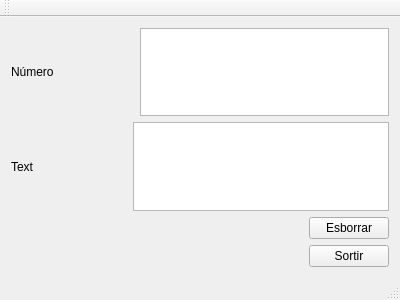
<?xml version="1.0" encoding="UTF-8"?>
<ui version="4.0">
 <class>MainWindow</class>
 <widget class="QMainWindow" name="MainWindow">
  <property name="geometry">
   <rect>
    <x>0</x>
    <y>0</y>
    <width>400</width>
    <height>300</height>
   </rect>
  </property>
  <property name="windowTitle">
   <string>MainWindow</string>
  </property>
  <widget class="QWidget" name="centralWidget">
   <layout class="QVBoxLayout" name="verticalLayout_3">
    <item>
     <layout class="QVBoxLayout" name="verticalLayout_2">
      <item>
       <layout class="QHBoxLayout" name="horizontalLayout">
        <item>
         <widget class="QLabel" name="label">
          <property name="text">
           <string>Número</string>
          </property>
         </widget>
        </item>
        <item>
         <spacer name="horizontalSpacer">
          <property name="orientation">
           <enum>Qt::Horizontal</enum>
          </property>
          <property name="sizeHint" stdset="0">
           <size>
            <width>88</width>
            <height>20</height>
           </size>
          </property>
         </spacer>
        </item>
        <item>
         <widget class="QPlainTextEdit" name="plainTextEdit">
          <property name="sizePolicy">
           <sizepolicy hsizetype="Fixed" vsizetype="Fixed">
            <horstretch>0</horstretch>
            <verstretch>0</verstretch>
           </sizepolicy>
          </property>
          <property name="minimumSize">
           <size>
            <width>150</width>
            <height>25</height>
           </size>
          </property>
          <property name="styleSheet">
           <string notr="true">color: blue</string>
          </property>
          <property name="inputMethodHints">
           <set>Qt::ImhFormattedNumbersOnly</set>
          </property>
          <property name="maximumBlockCount">
           <number>0</number>
          </property>
         </widget>
        </item>
       </layout>
      </item>
      <item>
       <spacer name="verticalSpacer_3">
        <property name="orientation">
         <enum>Qt::Vertical</enum>
        </property>
        <property name="sizeHint" stdset="0">
         <size>
          <width>20</width>
          <height>18</height>
         </size>
        </property>
       </spacer>
      </item>
      <item>
       <layout class="QHBoxLayout" name="horizontalLayout_2">
        <item>
         <widget class="QLabel" name="label_2">
          <property name="text">
           <string>Text</string>
          </property>
         </widget>
        </item>
        <item>
         <spacer name="horizontalSpacer_2">
          <property name="orientation">
           <enum>Qt::Horizontal</enum>
          </property>
          <property name="sizeHint" stdset="0">
           <size>
            <width>80</width>
            <height>20</height>
           </size>
          </property>
         </spacer>
        </item>
        <item>
         <widget class="QPlainTextEdit" name="plainTextEdit_2">
          <property name="sizePolicy">
           <sizepolicy hsizetype="Fixed" vsizetype="Fixed">
            <horstretch>0</horstretch>
            <verstretch>0</verstretch>
           </sizepolicy>
          </property>
          <property name="minimumSize">
           <size>
            <width>125</width>
            <height>25</height>
           </size>
          </property>
          <property name="styleSheet">
           <string notr="true">color: red</string>
          </property>
         </widget>
        </item>
       </layout>
      </item>
     </layout>
    </item>
    <item>
     <spacer name="verticalSpacer_2">
      <property name="orientation">
       <enum>Qt::Vertical</enum>
      </property>
      <property name="sizeHint" stdset="0">
       <size>
        <width>20</width>
        <height>40</height>
       </size>
      </property>
     </spacer>
    </item>
    <item>
     <layout class="QHBoxLayout" name="horizontalLayout_3">
      <item>
       <spacer name="horizontalSpacer_3">
        <property name="orientation">
         <enum>Qt::Horizontal</enum>
        </property>
        <property name="sizeHint" stdset="0">
         <size>
          <width>218</width>
          <height>20</height>
         </size>
        </property>
       </spacer>
      </item>
      <item>
       <layout class="QVBoxLayout" name="verticalLayout">
        <item>
         <widget class="QPushButton" name="pushButton_2">
          <property name="text">
           <string>Esborrar</string>
          </property>
         </widget>
        </item>
        <item>
         <spacer name="verticalSpacer">
          <property name="orientation">
           <enum>Qt::Vertical</enum>
          </property>
          <property name="sizeHint" stdset="0">
           <size>
            <width>20</width>
            <height>13</height>
           </size>
          </property>
         </spacer>
        </item>
        <item>
         <widget class="QPushButton" name="pushButton">
          <property name="text">
           <string>Sortir</string>
          </property>
         </widget>
        </item>
       </layout>
      </item>
     </layout>
    </item>
   </layout>
  </widget>
  <widget class="QMenuBar" name="menuBar">
   <property name="geometry">
    <rect>
     <x>0</x>
     <y>0</y>
     <width>400</width>
     <height>22</height>
    </rect>
   </property>
  </widget>
  <widget class="QToolBar" name="mainToolBar">
   <attribute name="toolBarArea">
    <enum>TopToolBarArea</enum>
   </attribute>
   <attribute name="toolBarBreak">
    <bool>false</bool>
   </attribute>
  </widget>
  <widget class="QStatusBar" name="statusBar"/>
 </widget>
 <layoutdefault spacing="6" margin="11"/>
 <resources/>
 <connections>
  <connection>
   <sender>pushButton</sender>
   <signal>clicked(bool)</signal>
   <receiver>MainWindow</receiver>
   <slot>close()</slot>
   <hints>
    <hint type="sourcelabel">
     <x>331</x>
     <y>247</y>
    </hint>
    <hint type="destinationlabel">
     <x>223</x>
     <y>257</y>
    </hint>
   </hints>
  </connection>
  <connection>
   <sender>pushButton_2</sender>
   <signal>clicked(bool)</signal>
   <receiver>plainTextEdit</receiver>
   <slot>clear()</slot>
   <hints>
    <hint type="sourcelabel">
     <x>334</x>
     <y>217</y>
    </hint>
    <hint type="destinationlabel">
     <x>367</x>
     <y>104</y>
    </hint>
   </hints>
  </connection>
  <connection>
   <sender>pushButton_2</sender>
   <signal>clicked(bool)</signal>
   <receiver>plainTextEdit_2</receiver>
   <slot>clear()</slot>
   <hints>
    <hint type="sourcelabel">
     <x>314</x>
     <y>218</y>
    </hint>
    <hint type="destinationlabel">
     <x>304</x>
     <y>178</y>
    </hint>
   </hints>
  </connection>
 </connections>
</ui>
